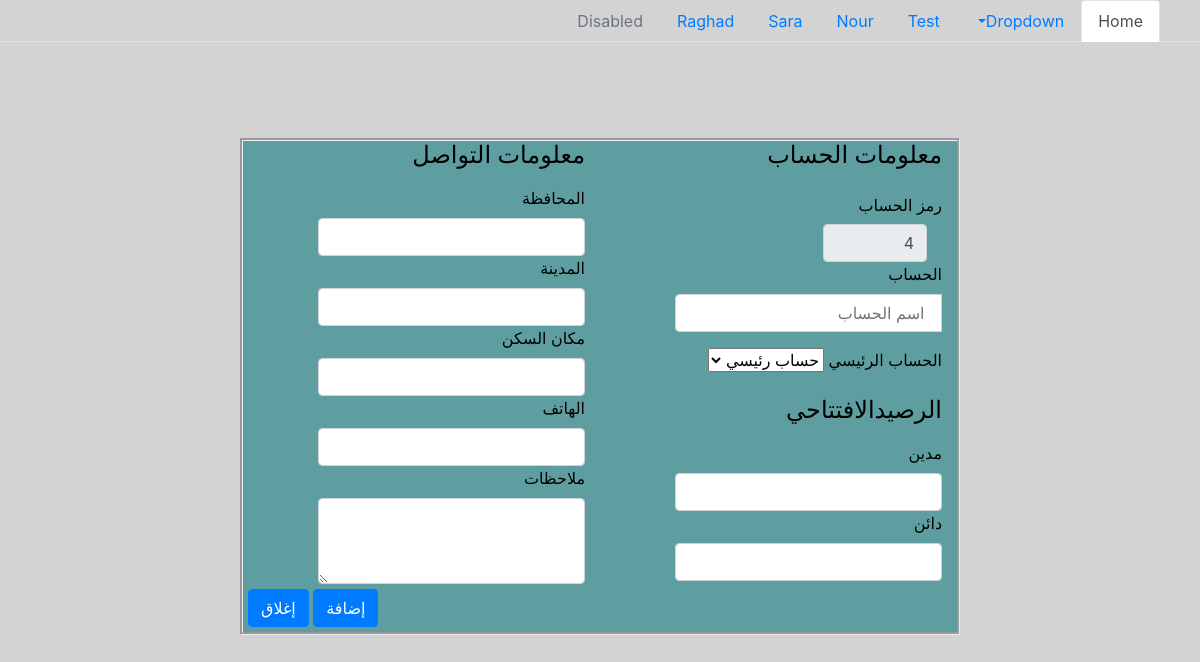
Before: /account_card.php with the older database file.
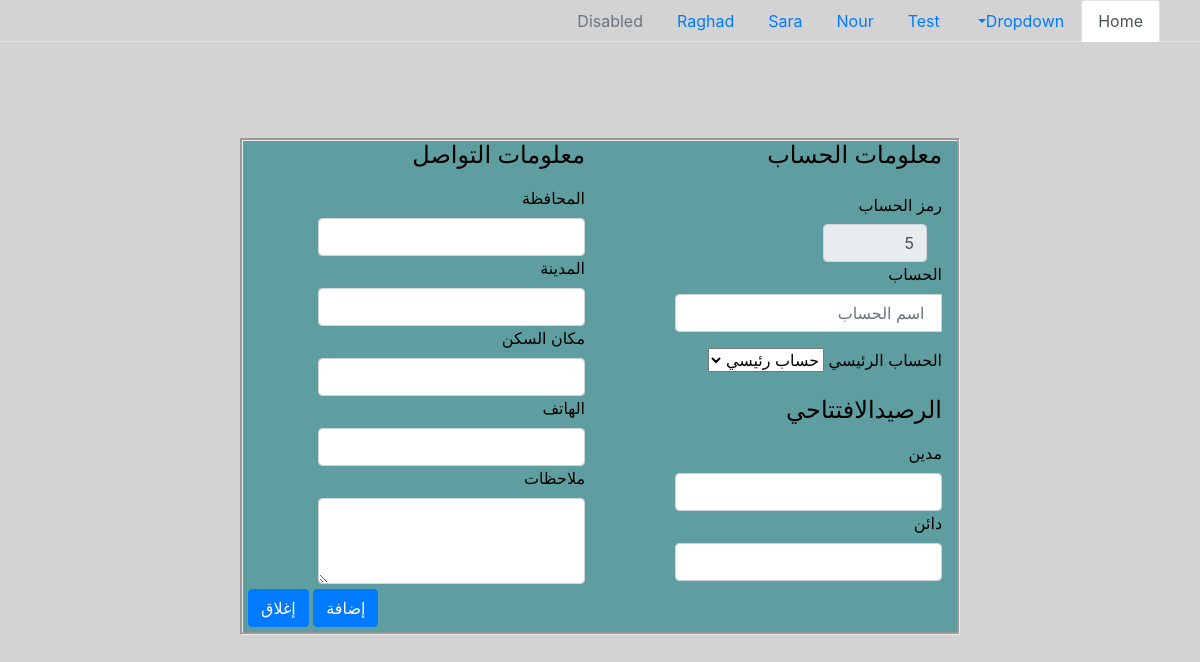
After: the same page with the newer database file.
### tables this page shows
CREATE TABLE `accounts` (
  `id` int(11) NOT NULL AUTO_INCREMENT,
  `code` varchar(250) NOT NULL,
  `name` varchar(250) DEFAULT NULL,
  `maden` varchar(250) DEFAULT NULL,
  `daen` varchar(250) DEFAULT NULL,
  `phone` varchar(250) DEFAULT NULL,
  `email` varchar(250) DEFAULT NULL,
  `account_id` int(11) NOT NULL DEFAULT 0,
  `city` varchar(250) DEFAULT NULL,
  `state` varchar(250) DEFAULT NULL,
  `location` varchar(250) DEFAULT NULL,
  `note` varchar(250) DEFAULT NULL,
  `type` varchar(250) NOT NULL,
  `created_at` timestamp NOT NULL DEFAULT current_timestamp(),
  `updated_at` timestamp NOT NULL DEFAULT current_timestamp(),
  PRIMARY KEY (`id`)
);

### helper/operation_functions.php (called while the page is built, shortened)
<?php
function generate_code($prefix, $code, $type)
{
    $code_trim = substr($code, strlen($prefix . "-") - 1) + 1;
    $code_result = "";
    if ($type == "parent")
        for ($i = NUMBER_OF_ZEROS_PARENT; $i > strlen($code_trim); $i--) {
            $code_result .= "0";
        }
    return $prefix . $code_result . $code_trim;
}
function get_auto_code($con, $table, $column, $prefix, $type = "child", $parent_col_name = '', $parent_id = '')
{
    if ($parent_id != '')
        $select_max_id_query = "select max(id),$parent_col_name from $table where $parent_col_name = '$parent_id'";
    else
        $select_max_id_query = "select max(id) from $table";
    $select_max_id_exec = mysqli_query($con, $select_max_id_query);
    $max_id = mysqli_fetch_row($select_max_id_exec)[0];
    $select_code_query = "select $column from $table where id = '$max_id' and $column like '$prefix%'";
    $select_code_exec = mysqli_query($con, $select_code_query);
    @$code = mysqli_fetch_row($select_code_exec)[0];
    return generate_code($prefix, $code, $type);
}

### account_card.php (the view, shortened to what the changed rows need)
<?php
include('include/nav.php');
?>
<!DOCTYPE html>
<html lang="ar" dir="rtl">
<head>
    <link rel="stylesheet" href="css/bootstrap.min.css">
</head>
<body>
    <form action="" method="post">
        <div class="container">
            <?php
            $account = [];
            ?>
            <div class="row">
                <div id="account_col" class="col-md-6">
                        <div class="row ">
                            <div class="col-10">
                                <div class="col-md-6">
                                    <input type="text" id="code" name="code" class="form-control" readonly value="<?php
                                                                                                                    if (isset($account['code'])) echo $account['code'];
                                                                                                                    else
                                                                                                                        echo get_auto_code($con, "accounts", "code", "", "parent", 'account_id', '0')  ?>">
                                </div>
                            </div>
                        </div>
                </div>
            </div>
        </div>
    </form>
</body>
</html>

Changed rows visible on the page:
no longer on this page (row unchanged): accounts: code "4"
added accounts: code "5"
